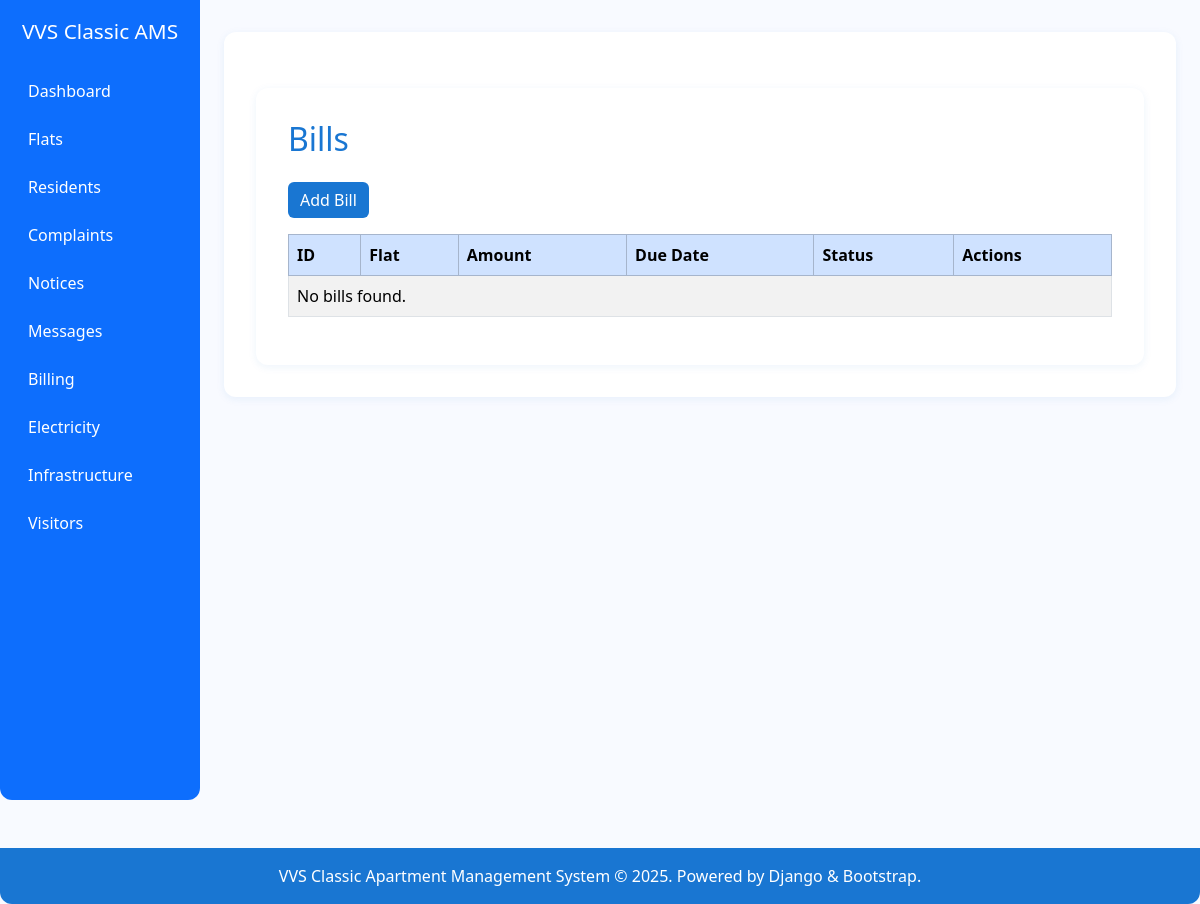
The page /billing/ on the database as committed earlier.
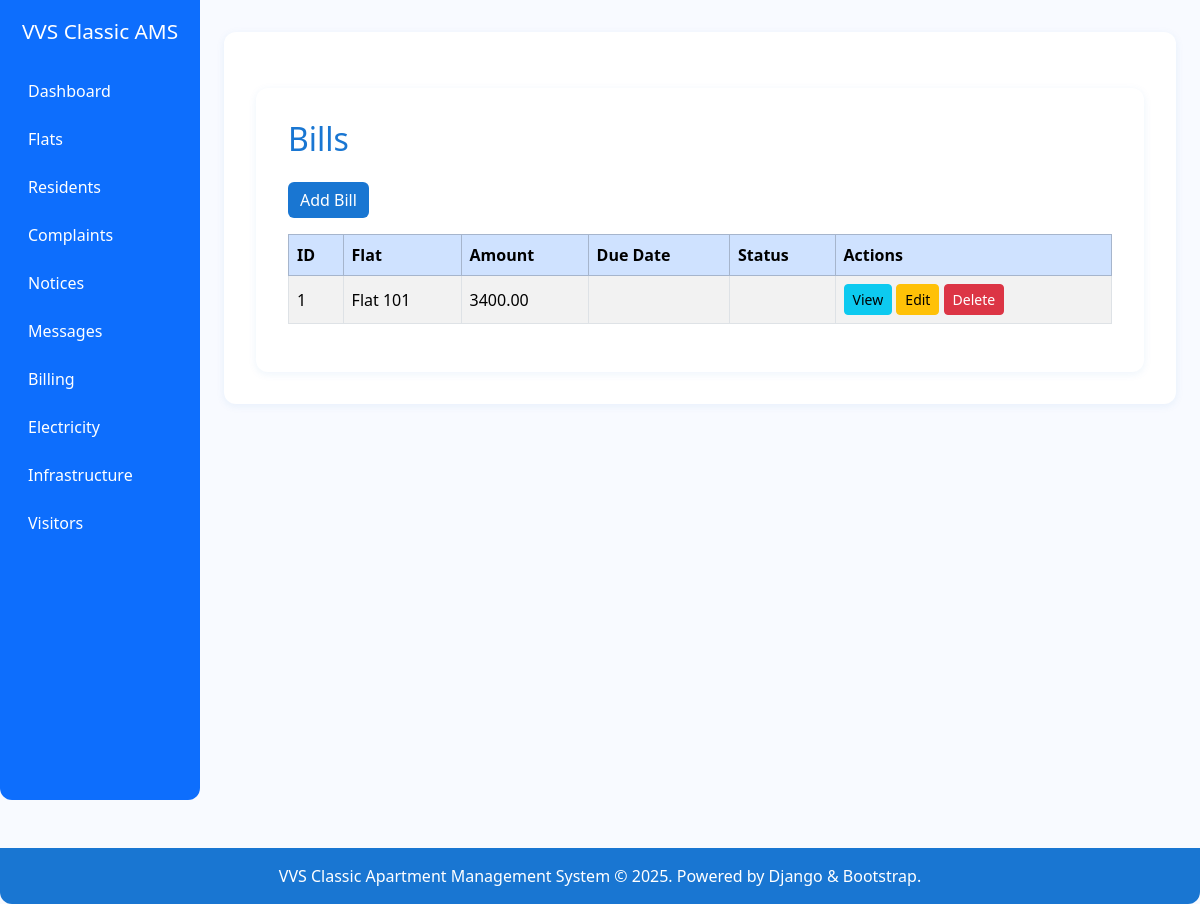
The same page on the database as committed later.
### billing/models.py (models this page shows, shortened)
class Bill(models.Model):
    flat = models.ForeignKey(Flat, on_delete=models.CASCADE, related_name='bills')
    month = models.CharField(max_length=20)
    amount = models.DecimalField(max_digits=10, decimal_places=2)
    paid = models.BooleanField(default=False)
    created_at = models.DateTimeField(auto_now_add=True)
    paid_at = models.DateTimeField(null=True, blank=True)

### flats/models.py (models this page shows)
class Flat(models.Model):
    number = models.CharField(max_length=10, unique=True)
    uds_area = models.DecimalField(max_digits=8, decimal_places=2)
    ownership_type = models.CharField(max_length=20, choices=[('owner', 'Owner'), ('tenant', 'Tenant')])
    owner = models.ForeignKey(get_user_model(), on_delete=models.CASCADE, related_name='owned_flats')
    tenant = models.ForeignKey(get_user_model(), on_delete=models.SET_NULL, null=True, blank=True, related_name='rented_flats')
    is_occupied = models.BooleanField(default=True)
    occupancy_start = models.DateField(null=True, blank=True)
    occupancy_end = models.DateField(null=True, blank=True)
    created_at = models.DateTimeField(auto_now_add=True)
    updated_at = models.DateTimeField(auto_now=True)
    def __str__(self):
        return f"Flat {self.number}"

### billing/views.py (the view)
# urls.py: path('', views.bill_list, name='bill_list'),
def bill_list(request):
    bills = Bill.objects.all()
    return render(request, 'billing/bill_list.html', {'bills': bills})

### templates/billing/bill_list.html
{% extends 'base.html' %}
{% block content %}
<div class="container mt-4">
    <h2 class="mb-4">Bills</h2>
    <a href="{% url 'billing:bill_create' %}" class="btn btn-primary mb-3">Add Bill</a>
    <table class="table table-bordered table-striped">
        <thead class="table-primary">
            <tr>
                <th>ID</th>
                <th>Flat</th>
                <th>Amount</th>
                <th>Due Date</th>
                <th>Status</th>
                <th>Actions</th>
            </tr>
        </thead>
        <tbody>
            {% for bill in bills %}
            <tr>
                <td>{{ bill.id }}</td>
                <td>{{ bill.flat }}</td>
                <td>{{ bill.amount }}</td>
                <td>{{ bill.due_date }}</td>
                <td>{{ bill.status }}</td>
                <td>
                    <a href="{% url 'billing:bill_detail' bill.id %}" class="btn btn-info btn-sm">View</a>
                    <a href="{% url 'billing:bill_update' bill.id %}" class="btn btn-warning btn-sm">Edit</a>
                    <a href="{% url 'billing:bill_delete' bill.id %}" class="btn btn-danger btn-sm">Delete</a>
                </td>
            </tr>
            {% empty %}
            <tr><td colspan="6">No bills found.</td></tr>
            {% endfor %}
        </tbody>
    </table>
</div>
{% endblock %}

Rows that differ between the two databases and show on the page:
added Bill: id "1", flat "Flat 101", amount "3400.00"
Other text that changed with them:
text no longer shown: "No bills found."
